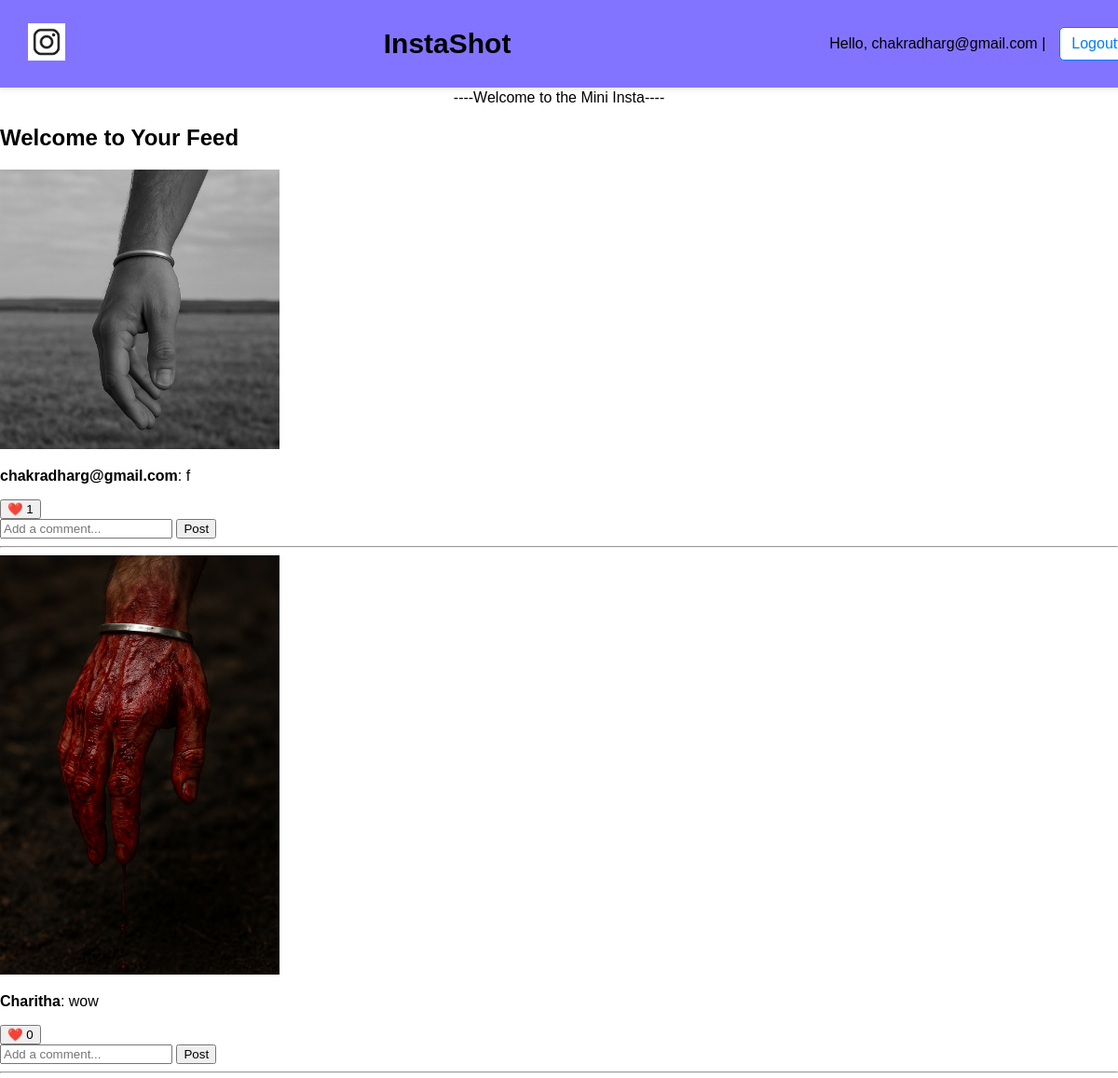
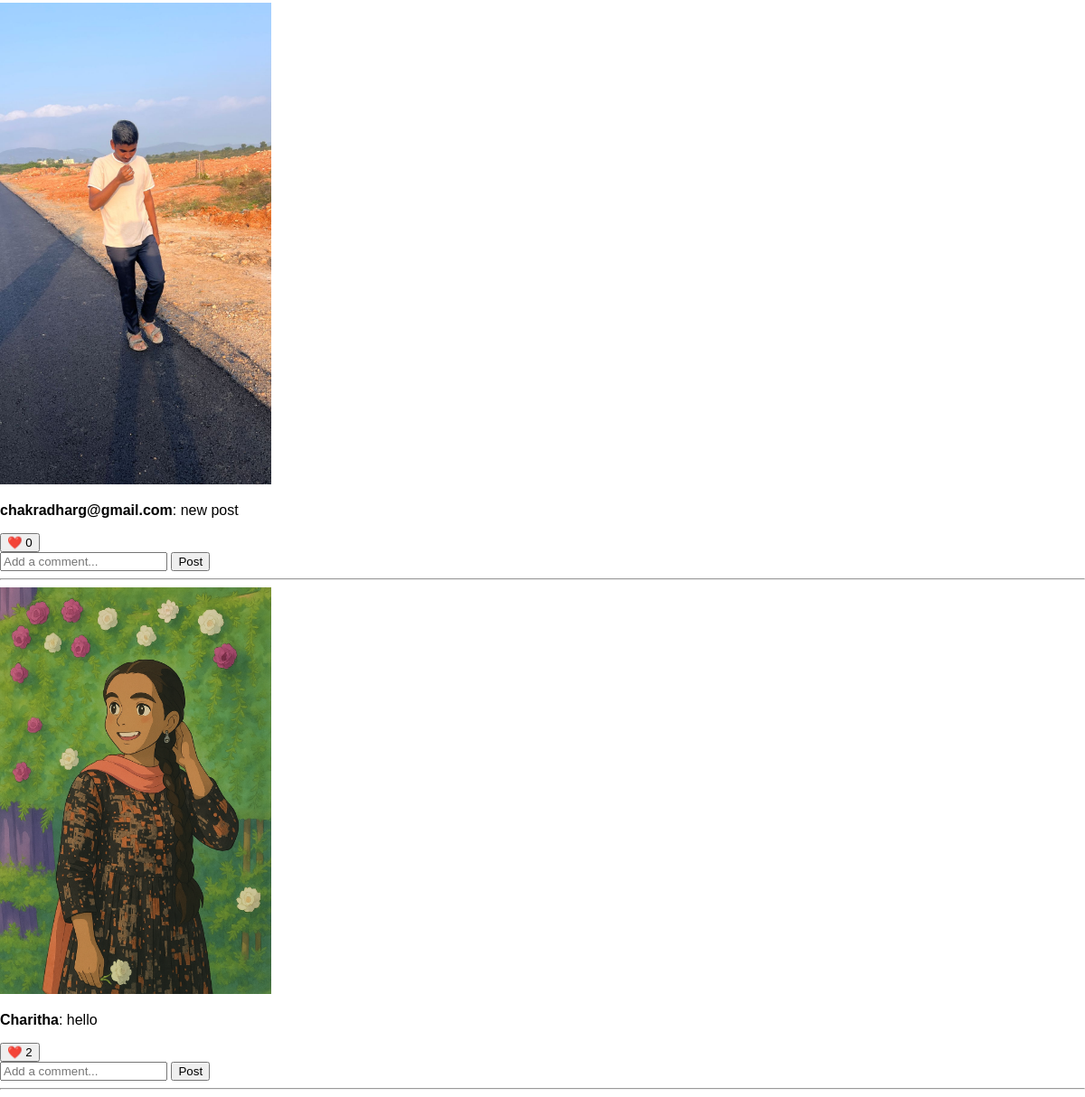
The page /feed/ (signed in) on the database its author committed (2 pictures, top to bottom).
### core/models.py (models this page shows)
class Post(models.Model):
    user = models.ForeignKey(User, on_delete=models.CASCADE)
    image = models.ImageField(upload_to='posts/')
    caption = models.TextField(blank=True)
    created = models.DateTimeField(auto_now_add=True)
    def total_likes(self):
        return self.likes.count()

### core/views.py (the view)
# urls.py: path('feed/', views.feed_view, name='feed'),
@login_required
def feed_view(request):
    posts = Post.objects.all().order_by('-created')  # or 'created' field depending on your model
    return render(request, 'feed.html', {'posts': posts})

### core/templates/feed.html (shortened to what this page needs)
{% extends 'base.html' %}
{% block content %}
  <h2>Welcome to Your Feed</h2>
 {% for post in posts %}
  <div class="post">
    <img src="{{ post.image.url }}" alt="Post Image" width="300px">
    <p><strong>{{ post.user.username }}</strong>: {{ post.caption }}</p>
    <form action="{% url 'like_post' post.id %}" method="POST">
      <button type="submit">
        ❤️ {{ post.total_likes }}
      </button>
    </form>
    <form action="{% url 'comment_post' post.id %}" method="POST">
      <input type="text" name="content" placeholder="Add a comment..." required>
      <button type="submit">Post</button>
    </form>
  </div>
  <hr>
  {% endfor %}
{% endblock %}

### core/templates/base.html (shortened to what this page needs)
{% load static %}
<!DOCTYPE html>
<html>
<head>
  <link rel="stylesheet" href="{% static 'css/styles.css' %}">
</head>
<body>
  <div class="header">
    <div class="logo">
      <img src="{% static 'images/logo.png' %}" alt="Logo">
    </div>
    <div class="welcome">
      <h2>InstaShot</h2>
    </div>
    <div class="auth-links">
      {% if user.is_authenticated %}
        Hello, {{ user.username }} |
        <a href="{% url 'logout' %}">Logouttttt</a>
      {% else %}
        <a href="{% url 'login' %}">Login</a>
        <a href="{% url 'signup' %}">Signuppp</a>
      {% endif %}
    </div>
  </div>
  <div class="main-content">
<p><center>----Welcome to the Mini Insta---- </center></p>
    {% block content %}
    {% endblock %}
  </div>
</body>
</html>

### core/static/css/styles.css (style rules this page uses)
body { margin: 0; font-family: Arial, sans-serif; }
.header { position: fixed; top: 0; width: 100%; background-color: #8374ff; display: flex; justify-content: space-between; align-items: center; padding: 12px 30px; box-shadow: 0 2px 5px rgba(0,0,0,0.1); z-index: 1000; height: 70px }
.logo img { height: 40px; }
.welcome { flex-grow: 1; text-align: center; font-size: 20px; font-weight: bold; }
.auth-links { display: flex; gap: 15px; align-items: center; }
.auth-links a { text-decoration: none; color: #007bff; font-weight: 500; padding: 8px 12px; border: 1px solid #007bff; border-radius: 5px; background-color: white; }
.main-content { padding-top: 80px; }

### rows shown on the page
Post: image (picture), user.username "chakradharg@gmail.com", caption "f", total_likes "1"
Post: image (picture), user.username "Charitha", caption "wow", total_likes "0"
Post: image (picture), user.username "chakradharg@gmail.com", caption "new post", total_likes "0"
Post: image (picture), user.username "Charitha", caption "hello", total_likes "2"

### other values the page prints
{{ user.username }} "chakradharg@gmail.com"
